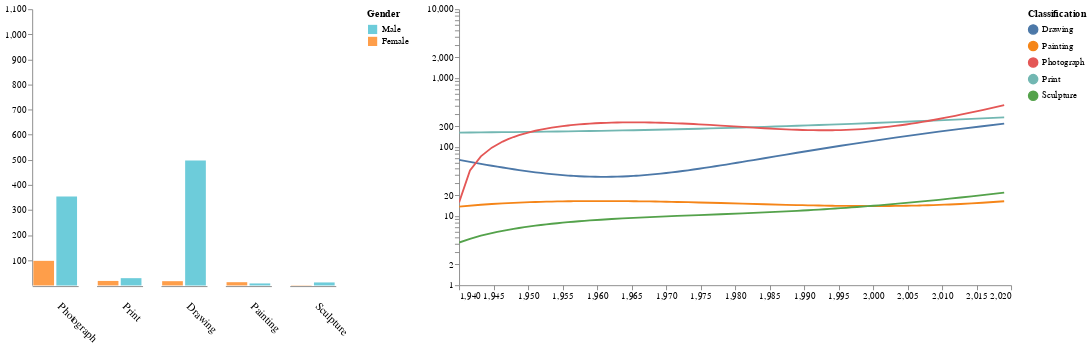

Notebook code for this chart:
### Code cell
alt.renderers.set_embed_options(theme="dark")
alt.hconcat(chart1,chart3
).resolve_scale(color="independent"
).configure_facet(
     spacing=4
).configure_legend(
      orient='right',
      titleFontSize=12,
      labelFontSize=12
).configure_axis(
     titleFontSize=14,
     labelFontSize=12,
     ticks=False
).configure(
    #background='#1B1B1B'
).configure_view(
    stroke=None
)

### Figure 1 — Vega-Lite specification as saved in the notebook (floating-point values rounded to 4 significant figures; data arrays with more than 128 entries replaced by an {"elided": "..."} marker saying what was removed)
{"config": {"view": {"continuousWidth": 400, "continuousHeight": 300, "stroke": null}}, "hconcat": [{"mark": "bar", "encoding": {"color": {"type": "nominal", "field": "Gender", "scale": {"domain": ["Male", "Female"], "range": ["#6DCCDA", "#FE9E4A"]}}, "column": {"type": "nominal", "field": "Classification", "header": {"labelAlign": "left", "labelAngle": 45, "labelFontSize": 12, "labelPadding": 25, "orient": "bottom"}, "sort": ["Photograph", "Print", "Drawing", "Painting", "Sculpture"], "title": null}, "tooltip": {"type": "nominal", "field": "Title"}, "x": {"type": "ordinal", "axis": {"grid": false, "labels": false, "ticks": false, "title": null}, "field": "Gender"}, "y": {"type": "quantitative", "axis": {"grid": false, "title": null}, "field": "Title", "scale": {"domain": [1, 1100]}}}, "selection": {"DateAcquired": {"type": "single", "fields": ["DateAcquired"], "bind": {"input": "range", "max": 2019.0, "min": 1940.0, "name": "Year", "step": 1}, "init": {"DateAcquired": 2019.0}}}, "transform": [{"filter": {"selection": "DateAcquired"}}, {"filter": {"field": "Classification", "oneOf": ["Photograph", "Print", "Drawing", "Painting", "Sculpture"]}}], "width": 50}, {"layer": [{"mark": {"type": "circle", "opacity": 0}, "encoding": {"color": {"type": "nominal", "field": "Classification"}, "x": {"type": "quantitative", "axis": {"grid": false, "title": null}, "field": "DateAcquired", "scale": {"domain": [1940, 2020]}}, "y": {"type": "quantitative", "axis": {"grid": false, "title": null}, "field": "Title", "scale": {"type": "log"}}}, "transform": [{"filter": {"field": "Classification", "oneOf": ["Photograph", "Print", "Drawing", "Painting", "Sculpture"]}}], "width": 600}, {"mark": {"type": "line", "size": 2}, "encoding": {"color": {"type": "nominal", "field": "Classification"}, "tooltip": {"type": "quantitative", "field": "Title"}, "x": {"type": "quantitative", "axis": {"grid": false, "title": null}, "field": "DateAcquired", "scale": {"domain": [1940, 2020]}}, "y": {"type": "quantitative", "axis": {"grid": false, "title": null}, "field": "Title", "scale": {"type": "log"}}}, "selection": {"selector001": {"type": "interval", "bind": "scales", "encodings": ["x", "y"]}}, "transform": [{"filter": {"field": "Classification", "oneOf": ["Photograph", "Print", "Drawing", "Painting", "Sculpture"]}}, {"on": "DateAcquired", "regression": "Title", "groupby": ["Classification"], "method": "poly"}], "width": 600}]}], "data": {"name": "data-b0708050ab4203655a0435a5285d2d7a"}, "resolve": {"scale": {"color": "independent"}}, "$schema": "https://vega.github.io/schema/vega-lite/v4.8.1.json", "datasets": {"data-b0708050ab4203655a0435a5285d2d7a": {"elided": "1559 records"}}}
